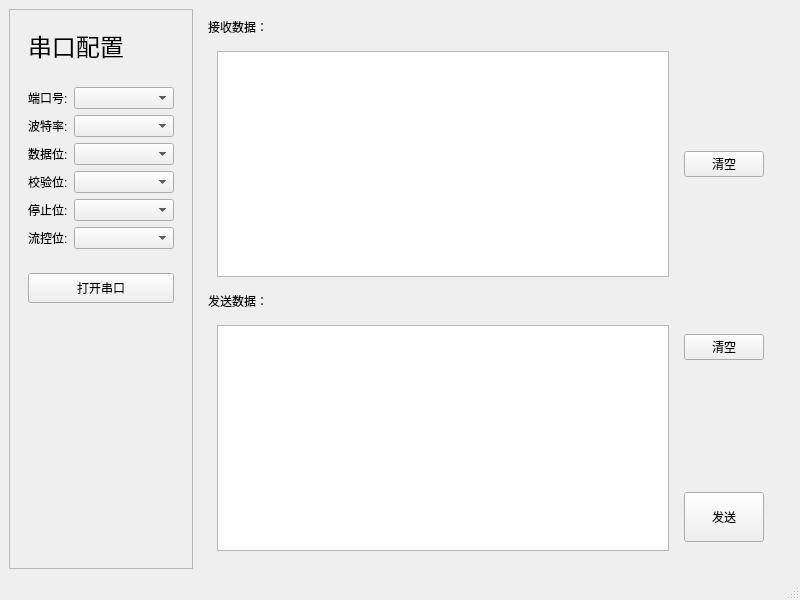
<?xml version="1.0" encoding="UTF-8"?>
<ui version="4.0">
 <class>MainWindow</class>
 <widget class="QMainWindow" name="MainWindow">
  <property name="geometry">
   <rect>
    <x>0</x>
    <y>0</y>
    <width>800</width>
    <height>600</height>
   </rect>
  </property>
  <property name="windowTitle">
   <string>MainWindow</string>
  </property>
  <widget class="QWidget" name="centralwidget">
   <layout class="QHBoxLayout" name="horizontalLayout">
    <item>
     <widget class="QFrame" name="frame">
      <property name="frameShape">
       <enum>QFrame::StyledPanel</enum>
      </property>
      <property name="frameShadow">
       <enum>QFrame::Raised</enum>
      </property>
      <layout class="QVBoxLayout" name="verticalLayout">
       <item>
        <widget class="QWidget" name="widget_8" native="true">
         <property name="sizePolicy">
          <sizepolicy hsizetype="Preferred" vsizetype="Fixed">
           <horstretch>0</horstretch>
           <verstretch>0</verstretch>
          </sizepolicy>
         </property>
         <layout class="QVBoxLayout" name="verticalLayout_6">
          <item>
           <widget class="QLabel" name="label_9">
            <property name="sizePolicy">
             <sizepolicy hsizetype="Preferred" vsizetype="Fixed">
              <horstretch>0</horstretch>
              <verstretch>0</verstretch>
             </sizepolicy>
            </property>
            <property name="font">
             <font>
              <pointsize>18</pointsize>
             </font>
            </property>
            <property name="text">
             <string>串口配置</string>
            </property>
           </widget>
          </item>
         </layout>
        </widget>
       </item>
       <item>
        <widget class="QWidget" name="widget" native="true">
         <property name="sizePolicy">
          <sizepolicy hsizetype="Preferred" vsizetype="Fixed">
           <horstretch>0</horstretch>
           <verstretch>0</verstretch>
          </sizepolicy>
         </property>
         <layout class="QFormLayout" name="formLayout">
          <item row="0" column="0">
           <widget class="QLabel" name="label">
            <property name="text">
             <string>端口号:</string>
            </property>
           </widget>
          </item>
          <item row="0" column="1">
           <widget class="QComboBox" name="comboBox_serialPort">
            <property name="minimumSize">
             <size>
              <width>100</width>
              <height>0</height>
             </size>
            </property>
           </widget>
          </item>
          <item row="1" column="0">
           <widget class="QLabel" name="label_2">
            <property name="text">
             <string>波特率:</string>
            </property>
           </widget>
          </item>
          <item row="1" column="1">
           <widget class="QComboBox" name="comboBox_baudRate"/>
          </item>
          <item row="2" column="0">
           <widget class="QLabel" name="label_3">
            <property name="text">
             <string>数据位:</string>
            </property>
           </widget>
          </item>
          <item row="2" column="1">
           <widget class="QComboBox" name="comboBox_dataBits"/>
          </item>
          <item row="3" column="0">
           <widget class="QLabel" name="label_4">
            <property name="text">
             <string>校验位:</string>
            </property>
           </widget>
          </item>
          <item row="3" column="1">
           <widget class="QComboBox" name="comboBox_parity"/>
          </item>
          <item row="4" column="0">
           <widget class="QLabel" name="label_5">
            <property name="text">
             <string>停止位:</string>
            </property>
           </widget>
          </item>
          <item row="4" column="1">
           <widget class="QComboBox" name="comboBox_stopBit"/>
          </item>
          <item row="5" column="0">
           <widget class="QLabel" name="label_6">
            <property name="text">
             <string>流控位:</string>
            </property>
           </widget>
          </item>
          <item row="5" column="1">
           <widget class="QComboBox" name="comboBox_flowBit"/>
          </item>
         </layout>
        </widget>
       </item>
       <item>
        <widget class="QWidget" name="widget_2" native="true">
         <property name="sizePolicy">
          <sizepolicy hsizetype="Preferred" vsizetype="Fixed">
           <horstretch>0</horstretch>
           <verstretch>0</verstretch>
          </sizepolicy>
         </property>
         <layout class="QVBoxLayout" name="verticalLayout_5">
          <item>
           <widget class="QPushButton" name="btn_openConsole">
            <property name="minimumSize">
             <size>
              <width>0</width>
              <height>30</height>
             </size>
            </property>
            <property name="text">
             <string>打开串口</string>
            </property>
           </widget>
          </item>
         </layout>
        </widget>
       </item>
       <item>
        <spacer name="verticalSpacer_2">
         <property name="orientation">
          <enum>Qt::Vertical</enum>
         </property>
         <property name="sizeHint" stdset="0">
          <size>
           <width>20</width>
           <height>40</height>
          </size>
         </property>
        </spacer>
       </item>
      </layout>
     </widget>
    </item>
    <item>
     <widget class="QWidget" name="widget_3" native="true">
      <layout class="QVBoxLayout" name="verticalLayout_2">
       <item>
        <widget class="QLabel" name="label_7">
         <property name="text">
          <string>接收数据：</string>
         </property>
        </widget>
       </item>
       <item>
        <widget class="QWidget" name="widget_5" native="true">
         <layout class="QHBoxLayout" name="horizontalLayout_3">
          <item>
           <widget class="QTextEdit" name="textEdit_recv"/>
          </item>
          <item>
           <widget class="QWidget" name="widget_7" native="true">
            <layout class="QVBoxLayout" name="verticalLayout_4">
             <item>
              <widget class="QPushButton" name="pushButton_2">
               <property name="text">
                <string>清空</string>
               </property>
              </widget>
             </item>
            </layout>
           </widget>
          </item>
         </layout>
        </widget>
       </item>
       <item>
        <widget class="QLabel" name="label_8">
         <property name="text">
          <string>发送数据：</string>
         </property>
        </widget>
       </item>
       <item>
        <widget class="QWidget" name="widget_4" native="true">
         <layout class="QHBoxLayout" name="horizontalLayout_2">
          <item>
           <widget class="QTextEdit" name="textEdit_send"/>
          </item>
          <item>
           <widget class="QWidget" name="widget_6" native="true">
            <layout class="QVBoxLayout" name="verticalLayout_3">
             <item>
              <widget class="QPushButton" name="pushButton_4">
               <property name="text">
                <string>清空</string>
               </property>
              </widget>
             </item>
             <item>
              <spacer name="verticalSpacer">
               <property name="orientation">
                <enum>Qt::Vertical</enum>
               </property>
               <property name="sizeHint" stdset="0">
                <size>
                 <width>20</width>
                 <height>40</height>
                </size>
               </property>
              </spacer>
             </item>
             <item>
              <widget class="QPushButton" name="btn_send">
               <property name="minimumSize">
                <size>
                 <width>0</width>
                 <height>50</height>
                </size>
               </property>
               <property name="text">
                <string>发送</string>
               </property>
              </widget>
             </item>
            </layout>
           </widget>
          </item>
         </layout>
        </widget>
       </item>
      </layout>
     </widget>
    </item>
   </layout>
  </widget>
  <widget class="QMenuBar" name="menubar">
   <property name="geometry">
    <rect>
     <x>0</x>
     <y>0</y>
     <width>800</width>
     <height>17</height>
    </rect>
   </property>
  </widget>
  <widget class="QStatusBar" name="statusbar"/>
 </widget>
 <resources/>
 <connections/>
</ui>
